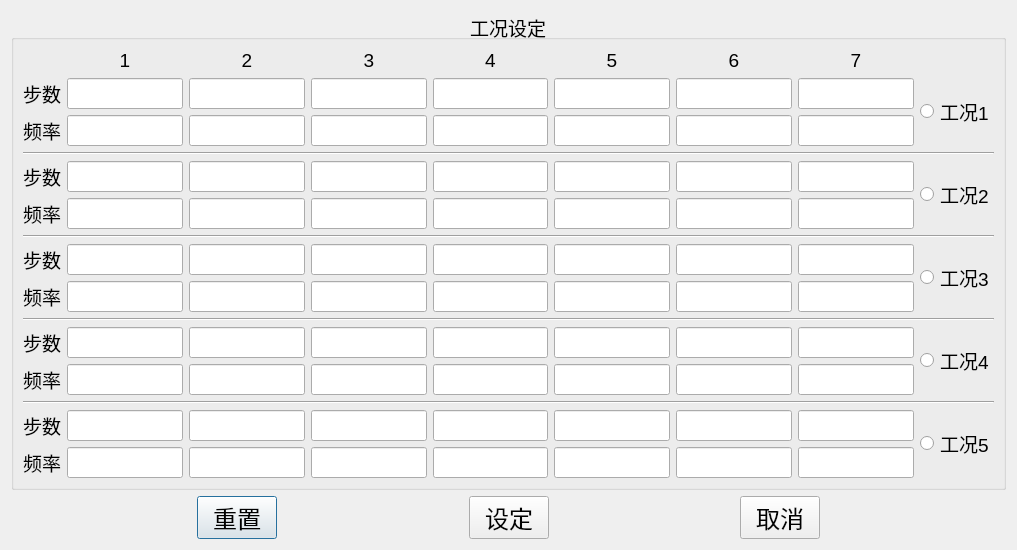
<?xml version="1.0" encoding="UTF-8"?>
<ui version="4.0">
 <class>FreqStepDlg</class>
 <widget class="QDialog" name="FreqStepDlg">
  <property name="geometry">
   <rect>
    <x>0</x>
    <y>0</y>
    <width>1017</width>
    <height>472</height>
   </rect>
  </property>
  <property name="windowTitle">
   <string>配置窗口</string>
  </property>
  <layout class="QVBoxLayout" name="verticalLayout">
   <item>
    <widget class="QGroupBox" name="groupBox_4">
     <property name="font">
      <font>
       <pointsize>14</pointsize>
      </font>
     </property>
     <property name="title">
      <string>工况设定</string>
     </property>
     <property name="alignment">
      <set>Qt::AlignCenter</set>
     </property>
     <layout class="QGridLayout" name="gridLayout">
      <item row="5" column="4">
       <widget class="QLineEdit" name="leCustFreq4_2">
        <property name="alignment">
         <set>Qt::AlignRight|Qt::AlignTrailing|Qt::AlignVCenter</set>
        </property>
       </widget>
      </item>
      <item row="8" column="0">
       <widget class="QLabel" name="label_15">
        <property name="text">
         <string>频率</string>
        </property>
       </widget>
      </item>
      <item row="5" column="3">
       <widget class="QLineEdit" name="leCustFreq3_2">
        <property name="alignment">
         <set>Qt::AlignRight|Qt::AlignTrailing|Qt::AlignVCenter</set>
        </property>
       </widget>
      </item>
      <item row="8" column="5">
       <widget class="QLineEdit" name="leCustFreq5_3">
        <property name="alignment">
         <set>Qt::AlignRight|Qt::AlignTrailing|Qt::AlignVCenter</set>
        </property>
       </widget>
      </item>
      <item row="7" column="3">
       <widget class="QLineEdit" name="leCustWait3_3">
        <property name="alignment">
         <set>Qt::AlignRight|Qt::AlignTrailing|Qt::AlignVCenter</set>
        </property>
       </widget>
      </item>
      <item row="5" column="7">
       <widget class="QLineEdit" name="leCustFreq7_2">
        <property name="alignment">
         <set>Qt::AlignRight|Qt::AlignTrailing|Qt::AlignVCenter</set>
        </property>
       </widget>
      </item>
      <item row="7" column="5">
       <widget class="QLineEdit" name="leCustWait5_3">
        <property name="alignment">
         <set>Qt::AlignRight|Qt::AlignTrailing|Qt::AlignVCenter</set>
        </property>
       </widget>
      </item>
      <item row="7" column="4">
       <widget class="QLineEdit" name="leCustWait4_3">
        <property name="alignment">
         <set>Qt::AlignRight|Qt::AlignTrailing|Qt::AlignVCenter</set>
        </property>
       </widget>
      </item>
      <item row="7" column="6">
       <widget class="QLineEdit" name="leCustWait6_3">
        <property name="alignment">
         <set>Qt::AlignRight|Qt::AlignTrailing|Qt::AlignVCenter</set>
        </property>
       </widget>
      </item>
      <item row="10" column="0">
       <widget class="QLabel" name="label_17">
        <property name="text">
         <string>步数</string>
        </property>
       </widget>
      </item>
      <item row="14" column="3">
       <widget class="QLineEdit" name="leCustFreq3_5">
        <property name="alignment">
         <set>Qt::AlignRight|Qt::AlignTrailing|Qt::AlignVCenter</set>
        </property>
       </widget>
      </item>
      <item row="14" column="2">
       <widget class="QLineEdit" name="leCustFreq2_5">
        <property name="alignment">
         <set>Qt::AlignRight|Qt::AlignTrailing|Qt::AlignVCenter</set>
        </property>
       </widget>
      </item>
      <item row="14" column="1">
       <widget class="QLineEdit" name="leCustFreq1_5">
        <property name="alignment">
         <set>Qt::AlignRight|Qt::AlignTrailing|Qt::AlignVCenter</set>
        </property>
       </widget>
      </item>
      <item row="14" column="5">
       <widget class="QLineEdit" name="leCustFreq5_5">
        <property name="alignment">
         <set>Qt::AlignRight|Qt::AlignTrailing|Qt::AlignVCenter</set>
        </property>
       </widget>
      </item>
      <item row="4" column="1">
       <widget class="QLineEdit" name="leCustWait1_2">
        <property name="alignment">
         <set>Qt::AlignRight|Qt::AlignTrailing|Qt::AlignVCenter</set>
        </property>
       </widget>
      </item>
      <item row="2" column="6">
       <widget class="QLineEdit" name="leCustFreq6_1">
        <property name="alignment">
         <set>Qt::AlignRight|Qt::AlignTrailing|Qt::AlignVCenter</set>
        </property>
       </widget>
      </item>
      <item row="5" column="2">
       <widget class="QLineEdit" name="leCustFreq2_2">
        <property name="alignment">
         <set>Qt::AlignRight|Qt::AlignTrailing|Qt::AlignVCenter</set>
        </property>
       </widget>
      </item>
      <item row="4" column="4">
       <widget class="QLineEdit" name="leCustWait4_2">
        <property name="alignment">
         <set>Qt::AlignRight|Qt::AlignTrailing|Qt::AlignVCenter</set>
        </property>
       </widget>
      </item>
      <item row="8" column="3">
       <widget class="QLineEdit" name="leCustFreq3_3">
        <property name="alignment">
         <set>Qt::AlignRight|Qt::AlignTrailing|Qt::AlignVCenter</set>
        </property>
       </widget>
      </item>
      <item row="1" column="6">
       <widget class="QLineEdit" name="leCustWait6_1">
        <property name="alignment">
         <set>Qt::AlignRight|Qt::AlignTrailing|Qt::AlignVCenter</set>
        </property>
       </widget>
      </item>
      <item row="8" column="7">
       <widget class="QLineEdit" name="leCustFreq7_3">
        <property name="alignment">
         <set>Qt::AlignRight|Qt::AlignTrailing|Qt::AlignVCenter</set>
        </property>
       </widget>
      </item>
      <item row="7" column="8" rowspan="2">
       <widget class="QRadioButton" name="rbSpec3">
        <property name="text">
         <string>工况3</string>
        </property>
       </widget>
      </item>
      <item row="4" column="0">
       <widget class="QLabel" name="label_11">
        <property name="text">
         <string>步数</string>
        </property>
       </widget>
      </item>
      <item row="8" column="4">
       <widget class="QLineEdit" name="leCustFreq4_3">
        <property name="alignment">
         <set>Qt::AlignRight|Qt::AlignTrailing|Qt::AlignVCenter</set>
        </property>
       </widget>
      </item>
      <item row="8" column="6">
       <widget class="QLineEdit" name="leCustFreq6_3">
        <property name="alignment">
         <set>Qt::AlignRight|Qt::AlignTrailing|Qt::AlignVCenter</set>
        </property>
       </widget>
      </item>
      <item row="10" column="1">
       <widget class="QLineEdit" name="leCustWait1_4">
        <property name="alignment">
         <set>Qt::AlignRight|Qt::AlignTrailing|Qt::AlignVCenter</set>
        </property>
       </widget>
      </item>
      <item row="5" column="6">
       <widget class="QLineEdit" name="leCustFreq6_2">
        <property name="alignment">
         <set>Qt::AlignRight|Qt::AlignTrailing|Qt::AlignVCenter</set>
        </property>
       </widget>
      </item>
      <item row="10" column="2">
       <widget class="QLineEdit" name="leCustWait2_4">
        <property name="alignment">
         <set>Qt::AlignRight|Qt::AlignTrailing|Qt::AlignVCenter</set>
        </property>
       </widget>
      </item>
      <item row="7" column="7">
       <widget class="QLineEdit" name="leCustWait7_3">
        <property name="alignment">
         <set>Qt::AlignRight|Qt::AlignTrailing|Qt::AlignVCenter</set>
        </property>
       </widget>
      </item>
      <item row="7" column="2">
       <widget class="QLineEdit" name="leCustWait2_3">
        <property name="alignment">
         <set>Qt::AlignRight|Qt::AlignTrailing|Qt::AlignVCenter</set>
        </property>
       </widget>
      </item>
      <item row="10" column="3">
       <widget class="QLineEdit" name="leCustWait3_4">
        <property name="alignment">
         <set>Qt::AlignRight|Qt::AlignTrailing|Qt::AlignVCenter</set>
        </property>
       </widget>
      </item>
      <item row="7" column="1">
       <widget class="QLineEdit" name="leCustWait1_3">
        <property name="alignment">
         <set>Qt::AlignRight|Qt::AlignTrailing|Qt::AlignVCenter</set>
        </property>
       </widget>
      </item>
      <item row="10" column="5">
       <widget class="QLineEdit" name="leCustWait5_4">
        <property name="alignment">
         <set>Qt::AlignRight|Qt::AlignTrailing|Qt::AlignVCenter</set>
        </property>
       </widget>
      </item>
      <item row="7" column="0">
       <widget class="QLabel" name="label_12">
        <property name="text">
         <string>步数</string>
        </property>
       </widget>
      </item>
      <item row="8" column="1">
       <widget class="QLineEdit" name="leCustFreq1_3">
        <property name="alignment">
         <set>Qt::AlignRight|Qt::AlignTrailing|Qt::AlignVCenter</set>
        </property>
       </widget>
      </item>
      <item row="5" column="5">
       <widget class="QLineEdit" name="leCustFreq5_2">
        <property name="alignment">
         <set>Qt::AlignRight|Qt::AlignTrailing|Qt::AlignVCenter</set>
        </property>
       </widget>
      </item>
      <item row="10" column="4">
       <widget class="QLineEdit" name="leCustWait4_4">
        <property name="alignment">
         <set>Qt::AlignRight|Qt::AlignTrailing|Qt::AlignVCenter</set>
        </property>
       </widget>
      </item>
      <item row="8" column="2">
       <widget class="QLineEdit" name="leCustFreq2_3">
        <property name="alignment">
         <set>Qt::AlignRight|Qt::AlignTrailing|Qt::AlignVCenter</set>
        </property>
       </widget>
      </item>
      <item row="10" column="7">
       <widget class="QLineEdit" name="leCustWait7_4">
        <property name="alignment">
         <set>Qt::AlignRight|Qt::AlignTrailing|Qt::AlignVCenter</set>
        </property>
       </widget>
      </item>
      <item row="10" column="8" rowspan="2">
       <widget class="QRadioButton" name="rbSpec4">
        <property name="text">
         <string>工况4</string>
        </property>
       </widget>
      </item>
      <item row="11" column="3">
       <widget class="QLineEdit" name="leCustFreq3_4">
        <property name="alignment">
         <set>Qt::AlignRight|Qt::AlignTrailing|Qt::AlignVCenter</set>
        </property>
       </widget>
      </item>
      <item row="13" column="3">
       <widget class="QLineEdit" name="leCustWait3_5">
        <property name="alignment">
         <set>Qt::AlignRight|Qt::AlignTrailing|Qt::AlignVCenter</set>
        </property>
       </widget>
      </item>
      <item row="13" column="4">
       <widget class="QLineEdit" name="leCustWait4_5">
        <property name="alignment">
         <set>Qt::AlignRight|Qt::AlignTrailing|Qt::AlignVCenter</set>
        </property>
       </widget>
      </item>
      <item row="11" column="1">
       <widget class="QLineEdit" name="leCustFreq1_4">
        <property name="alignment">
         <set>Qt::AlignRight|Qt::AlignTrailing|Qt::AlignVCenter</set>
        </property>
       </widget>
      </item>
      <item row="13" column="8" rowspan="2">
       <widget class="QRadioButton" name="rbSpec5">
        <property name="text">
         <string>工况5</string>
        </property>
       </widget>
      </item>
      <item row="11" column="5">
       <widget class="QLineEdit" name="leCustFreq5_4">
        <property name="alignment">
         <set>Qt::AlignRight|Qt::AlignTrailing|Qt::AlignVCenter</set>
        </property>
       </widget>
      </item>
      <item row="13" column="6">
       <widget class="QLineEdit" name="leCustWait6_5">
        <property name="alignment">
         <set>Qt::AlignRight|Qt::AlignTrailing|Qt::AlignVCenter</set>
        </property>
       </widget>
      </item>
      <item row="14" column="0">
       <widget class="QLabel" name="label_18">
        <property name="text">
         <string>频率</string>
        </property>
       </widget>
      </item>
      <item row="13" column="0">
       <widget class="QLabel" name="label_19">
        <property name="text">
         <string>步数</string>
        </property>
       </widget>
      </item>
      <item row="11" column="0">
       <widget class="QLabel" name="label_16">
        <property name="text">
         <string>频率</string>
        </property>
       </widget>
      </item>
      <item row="13" column="7">
       <widget class="QLineEdit" name="leCustWait7_5">
        <property name="alignment">
         <set>Qt::AlignRight|Qt::AlignTrailing|Qt::AlignVCenter</set>
        </property>
       </widget>
      </item>
      <item row="3" column="0" colspan="9">
       <widget class="Line" name="line">
        <property name="orientation">
         <enum>Qt::Horizontal</enum>
        </property>
       </widget>
      </item>
      <item row="9" column="0" colspan="9">
       <widget class="Line" name="line_3">
        <property name="orientation">
         <enum>Qt::Horizontal</enum>
        </property>
       </widget>
      </item>
      <item row="14" column="7">
       <widget class="QLineEdit" name="leCustFreq7_5">
        <property name="alignment">
         <set>Qt::AlignRight|Qt::AlignTrailing|Qt::AlignVCenter</set>
        </property>
       </widget>
      </item>
      <item row="0" column="3">
       <widget class="QLabel" name="label_3">
        <property name="text">
         <string>3</string>
        </property>
        <property name="alignment">
         <set>Qt::AlignCenter</set>
        </property>
       </widget>
      </item>
      <item row="0" column="1">
       <widget class="QLabel" name="label_5">
        <property name="text">
         <string>1</string>
        </property>
        <property name="alignment">
         <set>Qt::AlignCenter</set>
        </property>
       </widget>
      </item>
      <item row="1" column="2">
       <widget class="QLineEdit" name="leCustWait2_1">
        <property name="alignment">
         <set>Qt::AlignRight|Qt::AlignTrailing|Qt::AlignVCenter</set>
        </property>
       </widget>
      </item>
      <item row="2" column="7">
       <widget class="QLineEdit" name="leCustFreq7_1">
        <property name="alignment">
         <set>Qt::AlignRight|Qt::AlignTrailing|Qt::AlignVCenter</set>
        </property>
       </widget>
      </item>
      <item row="0" column="4">
       <widget class="QLabel" name="label">
        <property name="text">
         <string>4</string>
        </property>
        <property name="alignment">
         <set>Qt::AlignCenter</set>
        </property>
       </widget>
      </item>
      <item row="2" column="0">
       <widget class="QLabel" name="label_13">
        <property name="text">
         <string>频率</string>
        </property>
       </widget>
      </item>
      <item row="0" column="2">
       <widget class="QLabel" name="label_4">
        <property name="text">
         <string>2</string>
        </property>
        <property name="alignment">
         <set>Qt::AlignCenter</set>
        </property>
       </widget>
      </item>
      <item row="1" column="8" rowspan="2">
       <widget class="QRadioButton" name="rbSpec1">
        <property name="text">
         <string>工况1</string>
        </property>
       </widget>
      </item>
      <item row="1" column="4">
       <widget class="QLineEdit" name="leCustWait4_1">
        <property name="alignment">
         <set>Qt::AlignRight|Qt::AlignTrailing|Qt::AlignVCenter</set>
        </property>
       </widget>
      </item>
      <item row="2" column="1">
       <widget class="QLineEdit" name="leCustFreq1_1">
        <property name="alignment">
         <set>Qt::AlignRight|Qt::AlignTrailing|Qt::AlignVCenter</set>
        </property>
       </widget>
      </item>
      <item row="1" column="0">
       <widget class="QLabel" name="label_10">
        <property name="text">
         <string>步数</string>
        </property>
       </widget>
      </item>
      <item row="2" column="5">
       <widget class="QLineEdit" name="leCustFreq5_1">
        <property name="alignment">
         <set>Qt::AlignRight|Qt::AlignTrailing|Qt::AlignVCenter</set>
        </property>
       </widget>
      </item>
      <item row="0" column="6">
       <widget class="QLabel" name="label_2">
        <property name="text">
         <string>6</string>
        </property>
        <property name="alignment">
         <set>Qt::AlignCenter</set>
        </property>
       </widget>
      </item>
      <item row="2" column="2">
       <widget class="QLineEdit" name="leCustFreq2_1">
        <property name="alignment">
         <set>Qt::AlignRight|Qt::AlignTrailing|Qt::AlignVCenter</set>
        </property>
       </widget>
      </item>
      <item row="0" column="5">
       <widget class="QLabel" name="label_6">
        <property name="text">
         <string>5</string>
        </property>
        <property name="alignment">
         <set>Qt::AlignCenter</set>
        </property>
       </widget>
      </item>
      <item row="1" column="3">
       <widget class="QLineEdit" name="leCustWait3_1">
        <property name="alignment">
         <set>Qt::AlignRight|Qt::AlignTrailing|Qt::AlignVCenter</set>
        </property>
       </widget>
      </item>
      <item row="4" column="2">
       <widget class="QLineEdit" name="leCustWait2_2">
        <property name="alignment">
         <set>Qt::AlignRight|Qt::AlignTrailing|Qt::AlignVCenter</set>
        </property>
       </widget>
      </item>
      <item row="5" column="0">
       <widget class="QLabel" name="label_14">
        <property name="text">
         <string>频率</string>
        </property>
       </widget>
      </item>
      <item row="1" column="7">
       <widget class="QLineEdit" name="leCustWait7_1">
        <property name="alignment">
         <set>Qt::AlignRight|Qt::AlignTrailing|Qt::AlignVCenter</set>
        </property>
       </widget>
      </item>
      <item row="4" column="6">
       <widget class="QLineEdit" name="leCustWait6_2">
        <property name="alignment">
         <set>Qt::AlignRight|Qt::AlignTrailing|Qt::AlignVCenter</set>
        </property>
       </widget>
      </item>
      <item row="4" column="3">
       <widget class="QLineEdit" name="leCustWait3_2">
        <property name="alignment">
         <set>Qt::AlignRight|Qt::AlignTrailing|Qt::AlignVCenter</set>
        </property>
       </widget>
      </item>
      <item row="2" column="4">
       <widget class="QLineEdit" name="leCustFreq4_1">
        <property name="alignment">
         <set>Qt::AlignRight|Qt::AlignTrailing|Qt::AlignVCenter</set>
        </property>
       </widget>
      </item>
      <item row="1" column="5">
       <widget class="QLineEdit" name="leCustWait5_1">
        <property name="alignment">
         <set>Qt::AlignRight|Qt::AlignTrailing|Qt::AlignVCenter</set>
        </property>
       </widget>
      </item>
      <item row="4" column="7">
       <widget class="QLineEdit" name="leCustWait7_2">
        <property name="alignment">
         <set>Qt::AlignRight|Qt::AlignTrailing|Qt::AlignVCenter</set>
        </property>
       </widget>
      </item>
      <item row="5" column="1">
       <widget class="QLineEdit" name="leCustFreq1_2">
        <property name="alignment">
         <set>Qt::AlignRight|Qt::AlignTrailing|Qt::AlignVCenter</set>
        </property>
       </widget>
      </item>
      <item row="4" column="8" rowspan="2">
       <widget class="QRadioButton" name="rbSpec2">
        <property name="text">
         <string>工况2</string>
        </property>
       </widget>
      </item>
      <item row="0" column="7">
       <widget class="QLabel" name="label_7">
        <property name="text">
         <string>7</string>
        </property>
        <property name="alignment">
         <set>Qt::AlignCenter</set>
        </property>
       </widget>
      </item>
      <item row="4" column="5">
       <widget class="QLineEdit" name="leCustWait5_2">
        <property name="alignment">
         <set>Qt::AlignRight|Qt::AlignTrailing|Qt::AlignVCenter</set>
        </property>
       </widget>
      </item>
      <item row="6" column="0" colspan="9">
       <widget class="Line" name="line_2">
        <property name="orientation">
         <enum>Qt::Horizontal</enum>
        </property>
       </widget>
      </item>
      <item row="1" column="1">
       <widget class="QLineEdit" name="leCustWait1_1">
        <property name="alignment">
         <set>Qt::AlignRight|Qt::AlignTrailing|Qt::AlignVCenter</set>
        </property>
       </widget>
      </item>
      <item row="12" column="0" colspan="9">
       <widget class="Line" name="line_7">
        <property name="orientation">
         <enum>Qt::Horizontal</enum>
        </property>
       </widget>
      </item>
      <item row="2" column="3">
       <widget class="QLineEdit" name="leCustFreq3_1">
        <property name="alignment">
         <set>Qt::AlignRight|Qt::AlignTrailing|Qt::AlignVCenter</set>
        </property>
       </widget>
      </item>
      <item row="13" column="1">
       <widget class="QLineEdit" name="leCustWait1_5">
        <property name="alignment">
         <set>Qt::AlignRight|Qt::AlignTrailing|Qt::AlignVCenter</set>
        </property>
       </widget>
      </item>
      <item row="14" column="4">
       <widget class="QLineEdit" name="leCustFreq4_5">
        <property name="alignment">
         <set>Qt::AlignRight|Qt::AlignTrailing|Qt::AlignVCenter</set>
        </property>
       </widget>
      </item>
      <item row="10" column="6">
       <widget class="QLineEdit" name="leCustWait6_4">
        <property name="alignment">
         <set>Qt::AlignRight|Qt::AlignTrailing|Qt::AlignVCenter</set>
        </property>
       </widget>
      </item>
      <item row="14" column="6">
       <widget class="QLineEdit" name="leCustFreq6_5">
        <property name="alignment">
         <set>Qt::AlignRight|Qt::AlignTrailing|Qt::AlignVCenter</set>
        </property>
       </widget>
      </item>
      <item row="11" column="2">
       <widget class="QLineEdit" name="leCustFreq2_4">
        <property name="alignment">
         <set>Qt::AlignRight|Qt::AlignTrailing|Qt::AlignVCenter</set>
        </property>
       </widget>
      </item>
      <item row="11" column="6">
       <widget class="QLineEdit" name="leCustFreq6_4">
        <property name="alignment">
         <set>Qt::AlignRight|Qt::AlignTrailing|Qt::AlignVCenter</set>
        </property>
       </widget>
      </item>
      <item row="11" column="4">
       <widget class="QLineEdit" name="leCustFreq4_4">
        <property name="alignment">
         <set>Qt::AlignRight|Qt::AlignTrailing|Qt::AlignVCenter</set>
        </property>
       </widget>
      </item>
      <item row="11" column="7">
       <widget class="QLineEdit" name="leCustFreq7_4">
        <property name="alignment">
         <set>Qt::AlignRight|Qt::AlignTrailing|Qt::AlignVCenter</set>
        </property>
       </widget>
      </item>
      <item row="13" column="2">
       <widget class="QLineEdit" name="leCustWait2_5">
        <property name="alignment">
         <set>Qt::AlignRight|Qt::AlignTrailing|Qt::AlignVCenter</set>
        </property>
       </widget>
      </item>
      <item row="13" column="5">
       <widget class="QLineEdit" name="leCustWait5_5">
        <property name="alignment">
         <set>Qt::AlignRight|Qt::AlignTrailing|Qt::AlignVCenter</set>
        </property>
       </widget>
      </item>
     </layout>
    </widget>
   </item>
   <item>
    <layout class="QHBoxLayout" name="horizontalLayout">
     <item>
      <spacer name="horizontalSpacer_4">
       <property name="orientation">
        <enum>Qt::Horizontal</enum>
       </property>
       <property name="sizeHint" stdset="0">
        <size>
         <width>40</width>
         <height>20</height>
        </size>
       </property>
      </spacer>
     </item>
     <item>
      <widget class="QPushButton" name="pbReset">
       <property name="font">
        <font>
         <pointsize>18</pointsize>
        </font>
       </property>
       <property name="text">
        <string>重置</string>
       </property>
      </widget>
     </item>
     <item>
      <spacer name="horizontalSpacer">
       <property name="orientation">
        <enum>Qt::Horizontal</enum>
       </property>
       <property name="sizeHint" stdset="0">
        <size>
         <width>40</width>
         <height>20</height>
        </size>
       </property>
      </spacer>
     </item>
     <item>
      <widget class="QPushButton" name="pbAccept">
       <property name="font">
        <font>
         <pointsize>18</pointsize>
        </font>
       </property>
       <property name="text">
        <string>设定</string>
       </property>
      </widget>
     </item>
     <item>
      <spacer name="horizontalSpacer_2">
       <property name="orientation">
        <enum>Qt::Horizontal</enum>
       </property>
       <property name="sizeHint" stdset="0">
        <size>
         <width>40</width>
         <height>20</height>
        </size>
       </property>
      </spacer>
     </item>
     <item>
      <widget class="QPushButton" name="pbCancel">
       <property name="font">
        <font>
         <pointsize>18</pointsize>
        </font>
       </property>
       <property name="text">
        <string>取消</string>
       </property>
      </widget>
     </item>
     <item>
      <spacer name="horizontalSpacer_3">
       <property name="orientation">
        <enum>Qt::Horizontal</enum>
       </property>
       <property name="sizeHint" stdset="0">
        <size>
         <width>40</width>
         <height>20</height>
        </size>
       </property>
      </spacer>
     </item>
    </layout>
   </item>
  </layout>
 </widget>
 <tabstops>
  <tabstop>pbAccept</tabstop>
  <tabstop>pbCancel</tabstop>
  <tabstop>rbSpec1</tabstop>
  <tabstop>rbSpec2</tabstop>
  <tabstop>rbSpec3</tabstop>
  <tabstop>rbSpec4</tabstop>
  <tabstop>rbSpec5</tabstop>
  <tabstop>leCustWait1_1</tabstop>
  <tabstop>leCustWait2_1</tabstop>
  <tabstop>leCustWait3_1</tabstop>
  <tabstop>leCustWait4_1</tabstop>
  <tabstop>leCustWait5_1</tabstop>
  <tabstop>leCustWait6_1</tabstop>
  <tabstop>leCustWait7_1</tabstop>
  <tabstop>leCustFreq1_1</tabstop>
  <tabstop>leCustFreq2_1</tabstop>
  <tabstop>leCustFreq3_1</tabstop>
  <tabstop>leCustFreq4_1</tabstop>
  <tabstop>leCustFreq5_1</tabstop>
  <tabstop>leCustFreq6_1</tabstop>
  <tabstop>leCustFreq7_1</tabstop>
  <tabstop>leCustWait1_2</tabstop>
  <tabstop>leCustWait2_2</tabstop>
  <tabstop>leCustWait3_2</tabstop>
  <tabstop>leCustWait4_2</tabstop>
  <tabstop>leCustWait5_2</tabstop>
  <tabstop>leCustWait6_2</tabstop>
  <tabstop>leCustWait7_2</tabstop>
  <tabstop>leCustFreq1_2</tabstop>
  <tabstop>leCustFreq2_2</tabstop>
  <tabstop>leCustFreq3_2</tabstop>
  <tabstop>leCustFreq4_2</tabstop>
  <tabstop>leCustFreq5_2</tabstop>
  <tabstop>leCustFreq6_2</tabstop>
  <tabstop>leCustFreq7_2</tabstop>
  <tabstop>leCustWait1_3</tabstop>
  <tabstop>leCustWait2_3</tabstop>
  <tabstop>leCustWait3_3</tabstop>
  <tabstop>leCustWait4_3</tabstop>
  <tabstop>leCustWait5_3</tabstop>
  <tabstop>leCustWait6_3</tabstop>
  <tabstop>leCustWait7_3</tabstop>
  <tabstop>leCustFreq1_3</tabstop>
  <tabstop>leCustFreq2_3</tabstop>
  <tabstop>leCustFreq3_3</tabstop>
  <tabstop>leCustFreq4_3</tabstop>
  <tabstop>leCustFreq5_3</tabstop>
  <tabstop>leCustFreq6_3</tabstop>
  <tabstop>leCustFreq7_3</tabstop>
  <tabstop>leCustWait1_4</tabstop>
  <tabstop>leCustWait2_4</tabstop>
  <tabstop>leCustWait3_4</tabstop>
  <tabstop>leCustWait4_4</tabstop>
  <tabstop>leCustWait5_4</tabstop>
  <tabstop>leCustWait6_4</tabstop>
  <tabstop>leCustWait7_4</tabstop>
  <tabstop>leCustFreq1_4</tabstop>
  <tabstop>leCustFreq2_4</tabstop>
  <tabstop>leCustFreq3_4</tabstop>
  <tabstop>leCustFreq4_4</tabstop>
  <tabstop>leCustFreq5_4</tabstop>
  <tabstop>leCustFreq6_4</tabstop>
  <tabstop>leCustFreq7_4</tabstop>
  <tabstop>leCustWait1_5</tabstop>
  <tabstop>leCustWait2_5</tabstop>
  <tabstop>leCustWait3_5</tabstop>
  <tabstop>leCustWait4_5</tabstop>
  <tabstop>leCustWait5_5</tabstop>
  <tabstop>leCustWait6_5</tabstop>
  <tabstop>leCustWait7_5</tabstop>
  <tabstop>leCustFreq1_5</tabstop>
  <tabstop>leCustFreq2_5</tabstop>
  <tabstop>leCustFreq3_5</tabstop>
  <tabstop>leCustFreq4_5</tabstop>
  <tabstop>leCustFreq5_5</tabstop>
  <tabstop>leCustFreq6_5</tabstop>
  <tabstop>leCustFreq7_5</tabstop>
 </tabstops>
 <resources/>
 <connections>
  <connection>
   <sender>pbAccept</sender>
   <signal>clicked()</signal>
   <receiver>FreqStepDlg</receiver>
   <slot>sltAccept()</slot>
   <hints>
    <hint type="sourcelabel">
     <x>509</x>
     <y>417</y>
    </hint>
    <hint type="destinationlabel">
     <x>593</x>
     <y>412</y>
    </hint>
   </hints>
  </connection>
  <connection>
   <sender>pbCancel</sender>
   <signal>clicked()</signal>
   <receiver>FreqStepDlg</receiver>
   <slot>sltCancel()</slot>
   <hints>
    <hint type="sourcelabel">
     <x>791</x>
     <y>418</y>
    </hint>
    <hint type="destinationlabel">
     <x>867</x>
     <y>413</y>
    </hint>
   </hints>
  </connection>
  <connection>
   <sender>pbReset</sender>
   <signal>clicked()</signal>
   <receiver>FreqStepDlg</receiver>
   <slot>sltReset()</slot>
   <hints>
    <hint type="sourcelabel">
     <x>256</x>
     <y>422</y>
    </hint>
    <hint type="destinationlabel">
     <x>304</x>
     <y>420</y>
    </hint>
   </hints>
  </connection>
 </connections>
 <slots>
  <slot>sltAccept()</slot>
  <slot>sltCancel()</slot>
  <slot>sltReset()</slot>
 </slots>
</ui>
